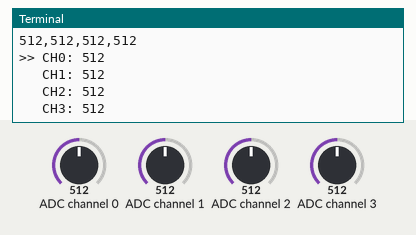
Bench run of a program on a simulated Raspberry Pi (BCM pin numbers). On the bench: the last lines printed to the terminal. The inputs (shaded band) are chosen by the test bench; at power-on: ADC channel 0 = 512, ADC channel 1 = 512, ADC channel 3 = 512, ADC channel 2 = 512 (analog values on the 0–1023 scale).

Above: at 1.2 s.
1.3 s: ADC channel 0 set to 716
2.8 s: ADC channel 1 set to 716
At 3.06 s:
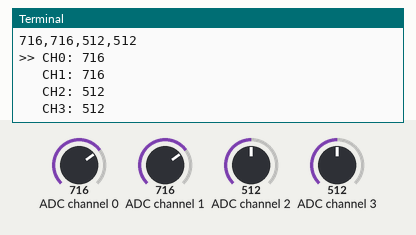
4.3 s: ADC channel 3 set to 716
At 4.4 s:
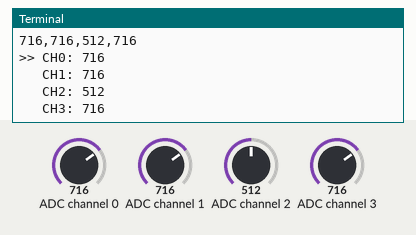
5.8 s: ADC channel 2 set to 716
At 6.06 s:
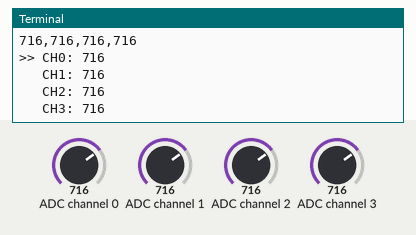
7.3 s: ADC channel 2 set to 992
At 7.4 s:
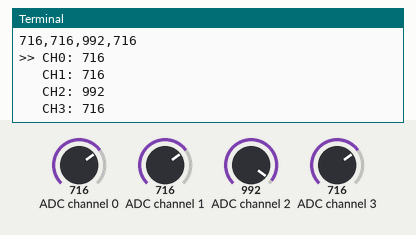
8.8 s: ADC channel 0 set to 30
Timing chart, 0 to 11.3 s (numbered marks = the images above; inputs shaded):
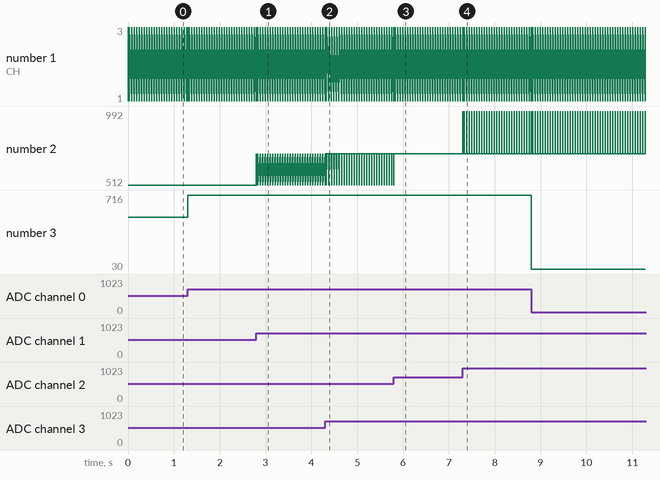

The program:

ADC.py
```python
#!/usr/bin/env python

# Written by Limor "Ladyada" Fried for Adafruit Industries, (c) 2015
# This code is released into the public domain

# import time
# import os
import RPi.GPIO as GPIO

GPIO.setmode(GPIO.BCM)
DEBUG = 1


# read SPI data from MCP3008 chip, 8 possible adc's (0 thru 7)
def readadc(adcnum, clockpin, mosipin, misopin, cspin):
    if ((adcnum > 7) or (adcnum < 0)):
        return -1
    GPIO.output(cspin, True)

    GPIO.output(clockpin, False)  # start clock low
    GPIO.output(cspin, False)   # bring CS low

    commandout = adcnum
    commandout |= 0x18  # start bit + single-ended bit
    commandout <<= 3  # we only need to send 5 bits here
    for i in range(5):
        if (commandout & 0x80):
            GPIO.output(mosipin, True)
        else:
            GPIO.output(mosipin, False)
        commandout <<= 1
        GPIO.output(clockpin, True)
        GPIO.output(clockpin, False)

    adcout = 0
    # read in one empty bit, one null bit and 10 ADC bits
    for i in range(12):
        GPIO.output(clockpin, True)
        GPIO.output(clockpin, False)
        adcout <<= 1
        if (GPIO.input(misopin)):
            adcout |= 0x1

    GPIO.output(cspin, True)

    adcout >>= 1     # first bit is 'null' so drop it
    return adcout

# change these as desired - they're the pins connected from the
# SPI port on the ADC to the Cobbler
SPICLK = 18
SPIMISO = 23
SPIMOSI = 24
SPICS = 25

# set up the SPI interface pins
GPIO.setup(SPIMOSI, GPIO.OUT)
GPIO.setup(SPIMISO, GPIO.IN)
GPIO.setup(SPICLK, GPIO.OUT)
GPIO.setup(SPICS, GPIO.OUT)

while True:
    # read the analog pin
    CH0 = readadc(0, SPICLK, SPIMOSI, SPIMISO, SPICS)
    CH1 = readadc(1, SPICLK, SPIMOSI, SPIMISO, SPICS)
    CH2 = readadc(2, SPICLK, SPIMOSI, SPIMISO, SPICS)
    CH3 = readadc(3, SPICLK, SPIMOSI, SPIMISO, SPICS)

    print '{0},{1},{2},{3}'.format(CH0, CH1, CH2, CH3)
    if DEBUG:
        print ">> CH0:", CH0
        print "   CH1:", CH1
        print "   CH2:", CH2
        print "   CH3:", CH3
```

Measured:
- after the input at 2.8 s, the terminal: prints a new line at once (image 1)
- after the input at 4.3 s, the terminal: prints a new line at once (image 2)
- after the input at 5.8 s, the terminal: prints a new line at once (image 3)
- after the input at 7.3 s, the terminal: prints a new line at once (image 4)
- plotted number 3: 512 → 716 after the input at 1.3 s, 716 → 30 after the input at 8.8 s
